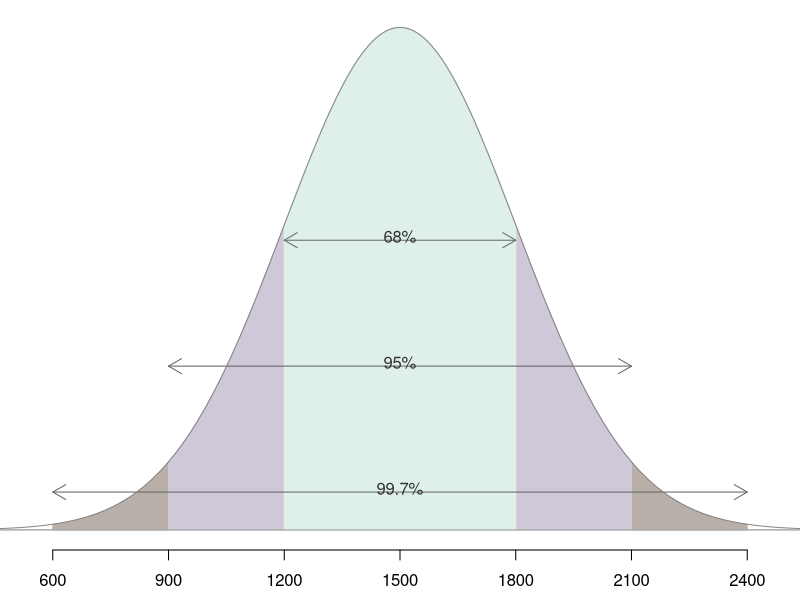

This figure's R source:

setwd("/Users/mine/Desktop/Teaching/Sta 101 - S12/Lectures/Lecture 6/3-1normalDist/figures/sat_empirical")

pdf("sat_empirical.pdf", height = 4, width = 6)

#===> plot <===#
par(las=1, mar=c(2.5,0,0.3,0))
X <- seq(-4,4,0.01)
Y <- dnorm(X)
plot(X, Y, type='n', axes=F, ylim=c(0,0.4), xlim=c(-3.2,3.2))
abline(h=0, col='#AAAAAA')
axis(1, at=-3:3, label=c("600","900","1200","1500","1800","2100","2400"))
COL <- c('#DFF0E8', '#CFC8D8', '#B8AFA8')
for(i in 3:1){
	these <- (X>=-i & X <= i)
	polygon(c(-i,X[these],i),c(0,Y[these],0), col=COL[i], border=COL[i])
}
#lines(c(0,0),c(0,dnorm(0)), col='#888888')

#===> label 99.7 <===#
arrows(-3,0.03, 3,0.03, code=3, col='#666666', length=0.15)
#lines(c(-3,-3), c(0,0.03), lty=3, col='#888888')
#lines(c(3,3), c(0,0.03), lty=3, col='#888888')
text(0, 0.02, '99.7%', col='#333333', pos=3)

#===> label 95 <===#
arrows(-2,0.13, 2,0.13, code=3, col='#666666', length=0.15)
#lines(c(-2,-2), c(0,0.13), lty=3, col='#888888')
#lines(c(2,2), c(0,0.13), lty=3, col='#888888')
text(0, 0.12, '95%', col='#333333', pos=3)

#===> label 68 <===#
arrows(-1,0.23, 1,0.23, code=3, col='#666666', length=0.15)
#lines(c(-1,-1), c(0,0.23), lty=3, col='#888888')
#lines(c(1,1), c(0,0.23), lty=3, col='#888888')
text(0, 0.22, '68%', col='#333333', pos=3)

lines(X, Y, col='#888888')
abline(h=0, col='#AAAAAA')

dev.off()